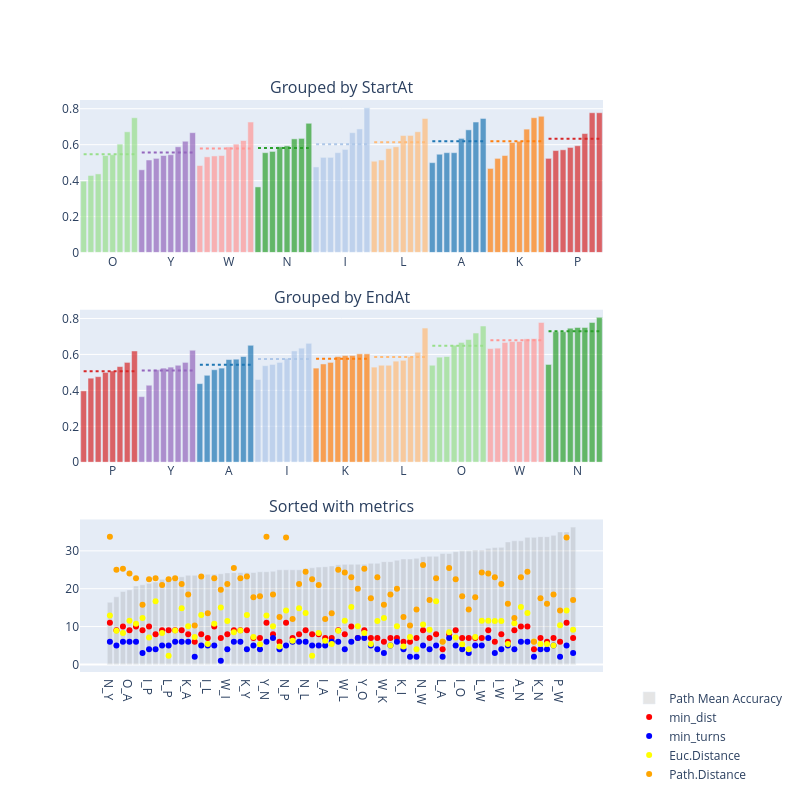

The notebook cell this image was saved under:
### Markdown cell above
## Do the plotting

### Code cell
# Assuming test_df is your initial DataFrame
new_df = test_df.groupby(["StartAt", "EndAt"])["accuracy"].mean().reset_index()
new_df["StartEnd"] = new_df["StartAt"] + "_" + new_df["EndAt"]

# Calculate min turns; first set turns very high for the wrong people
# Note: there's definitely a smarter way to do this in pandas
test_df["accuracy"] = test_df["accuracy"].astype(bool)
test_df["fake_turns"] = test_df["turns_count"]
test_df.loc[~test_df["accuracy"], "fake_turns"] = 999

test_df["min_turns"] = test_df.groupby("StartEnd")["fake_turns"].transform("min")

# Calculate min path dist; first set v high for the wrong people
# Note: there's definitely a smarter way to do this in pandas
test_df["fake_dist"] = test_df["trajs"].apply(len)
test_df.loc[~test_df["accuracy"], "fake_dist"] = 999

test_df["min_dist"] = test_df.groupby("StartEnd")["fake_dist"].transform("min")

print(new_df)
color_dict = {k: f'rgb({v[0]*255},{v[1]*255},{v[2]*255})' for k, v in zip(new_df["StartAt"].unique(), plt.get_cmap('tab20').colors)}

# # Create the layout for subplots
fig = make_subplots(rows=3, cols=1, vertical_spacing=0.1, subplot_titles=("Grouped by StartAt", "Grouped by EndAt", "Sorted with metrics"))

# Sorting by StartAt
avg_startat = new_df.groupby("StartAt")["accuracy"].mean().sort_values()
new_df["StartAt"] = pd.Categorical(new_df["StartAt"], categories=avg_startat.index, ordered=True)
new_df = new_df.sort_values(["StartAt", "accuracy"])
new_df["colors_start"] = new_df["StartAt"].apply(lambda x: color_dict[x])

# Add traces for StartAt groups
traces_start, tickvals_start, ticktext_start = create_trace(new_df, "colors_start", "StartAt", "StartAt")
for trace in traces_start:
    fig.add_trace(trace, row=1, col=1)
  
# Sorting by EndAt
avg_endat = new_df.groupby("EndAt")["accuracy"].mean().sort_values()
new_df["EndAt"] = pd.Categorical(new_df["EndAt"], categories=avg_endat.index, ordered=True)
new_df = new_df.sort_values(["EndAt", "accuracy"])
new_df["colors_end"] = new_df["EndAt"].apply(lambda x: color_dict[x])

# Add traces for EndAt groups
traces_end, tickvals_end, ticktext_end = create_trace(new_df, "colors_end", "EndAt", "EndAt")
for trace in traces_end:
    fig.add_trace(trace, row=2, col=1)

## Add third plot
# Assuming test_df is your initial DataFrame
metrics_to_plot = ["min_dist", "min_turns", "Euc.Distance", "Path.Distance"]
colors = ["red", "blue", "yellow", "orange"]

# Prepare data
path_accs = test_df[["StartEnd", "path_mean_acc"] + metrics_to_plot].drop_duplicates(subset=["StartEnd"], keep="first")
path_accs = path_accs.sort_values("path_mean_acc")

# Bar plot for path mean accuracy
bar_trace = go.Bar(
    x=path_accs["StartEnd"],
    y=path_accs["path_mean_acc"]*45,
    marker=dict(color="rgba(0, 0, 0, 0.1)"),
    name="Path Mean Accuracy",
    xaxis="x3",
    yaxis="y11",
    hovertemplate="StartEnd: %{x}<br>Path Mean Accuracy: %{customdata:.2f}<extra></extra>",
    customdata=path_accs["path_mean_acc"],

)
fig.add_trace(bar_trace, row=3, col=1)

# Scatter plots for metrics
for metric, color in zip(metrics_to_plot, colors):
    scatter_trace = go.Scatter(
        x=path_accs["StartEnd"],
        y=path_accs[metric],
        mode='markers',
        marker=dict(color=color),
        name=metric,
        xaxis="x3",
        yaxis="y12"
        # hovertemplate=f"StartEnd: <br>{metric}: %{y:.2f}<extra></extra>"#%{x}
    )
    fig.add_trace(scatter_trace, row=3, col=1)

# Update layout for color legends and custom ticks
fig.update_layout(
    height=800, width=800,
    showlegend=True,
    legend=dict(
        x=1.05,
        y=-10,
        traceorder='normal'
    ),
    xaxis=dict(
        tickvals=tickvals_start,
        ticktext=ticktext_start,
        tickmode='array'
    ),
    xaxis2=dict(
        tickvals=tickvals_end,
        ticktext=ticktext_end,
        tickmode='array',
    ),
    yaxis11=dict(title="Path Mean Accuracy", anchor="x3"),
    yaxis12=dict(title="Metrics", anchor="x3", overlaying='y7', side='right'),
)

fig.update_layout(hovermode="closest")

fig.show()
plot(fig, filename="figures/grouped_by_start_end.html")

### Figure 1 — Plotly figure (JSON) as saved in the notebook; plotly's stock layout.template omitted (floating-point values rounded to 4 significant figures)
{"data": [{"customdata": ["O_P", "O_Y", "O_A", "O_L", "O_I", "O_K", "O_W", "O_N"], "hovertemplate": "<br>%{customdata}, %{y:.2f}<extra></extra>", "marker": {"color": ["rgb(152.0,223.0,138.0)", "rgb(152.0,223.0,138.0)", "rgb(152.0,223.0,138.0)", "rgb(152.0,223.0,138.0)", "rgb(152.0,223.0,138.0)", "rgb(152.0,223.0,138.0)", "rgb(152.0,223.0,138.0)", "rgb(152.0,223.0,138.0)"]}, "opacity": 0.7, "showlegend": false, "type": "bar", "x": ["O_P", "O_Y", "O_A", "O_L", "O_I", "O_K", "O_W", "O_N"], "xaxis": "x", "y": [0.3971, 0.4286, 0.4375, 0.5397, 0.5441, 0.6032, 0.6716, 0.75], "yaxis": "y"}, {"hovertemplate": "<b>StartAt: O</b><br>Avg Accuracy: %{y:.2f}<extra></extra>", "line": {"color": "rgb(152.0,223.0,138.0)", "dash": "dot", "width": 2}, "mode": "lines", "name": "Avg StartAt: O, 0.5464683541326978", "showlegend": false, "type": "scatter", "x": ["O_P", "O_Y", "O_A", "O_L", "O_I", "O_K", "O_W", "O_N"], "xaxis": "x", "y": [0.5465, 0.5465, 0.5465, 0.5465, 0.5465, 0.5465, 0.5465, 0.5465], "yaxis": "y"}, {"customdata": ["Y_I", "Y_A", "Y_K", "Y_L", "Y_N", "Y_O", "Y_P", "Y_W"], "hovertemplate": "<br>%{customdata}, %{y:.2f}<extra></extra>", "marker": {"color": ["rgb(148.0,103.0,189.0)", "rgb(148.0,103.0,189.0)", "rgb(148.0,103.0,189.0)", "rgb(148.0,103.0,189.0)", "rgb(148.0,103.0,189.0)", "rgb(148.0,103.0,189.0)", "rgb(148.0,103.0,189.0)", "rgb(148.0,103.0,189.0)"]}, "opacity": 0.7, "showlegend": false, "type": "bar", "x": ["Y_I", "Y_A", "Y_K", "Y_L", "Y_N", "Y_O", "Y_P", "Y_W"], "xaxis": "x", "y": [0.4603, 0.5147, 0.5238, 0.5397, 0.5441, 0.5882, 0.619, 0.6667], "yaxis": "y"}, {"hovertemplate": "<b>StartAt: Y</b><br>Avg Accuracy: %{y:.2f}<extra></extra>", "line": {"color": "rgb(148.0,103.0,189.0)", "dash": "dot", "width": 2}, "mode": "lines", "name": "Avg StartAt: Y, 0.5570728291316527", "showlegend": false, "type": "scatter", "x": ["Y_I", "Y_A", "Y_K", "Y_L", "Y_N", "Y_O", "Y_P", "Y_W"], "xaxis": "x", "y": [0.5571, 0.5571, 0.5571, 0.5571, 0.5571, 0.5571, 0.5571, 0.5571], "yaxis": "y"}, {"customdata": ["W_A", "W_P", "W_I", "W_O", "W_L", "W_K", "W_Y", "W_N"], "hovertemplate": "<br>%{customdata}, %{y:.2f}<extra></extra>", "marker": {"color": ["rgb(255.0,152.0,150.0)", "rgb(255.0,152.0,150.0)", "rgb(255.0,152.0,150.0)", "rgb(255.0,152.0,150.0)", "rgb(255.0,152.0,150.0)", "rgb(255.0,152.0,150.0)", "rgb(255.0,152.0,150.0)", "rgb(255.0,152.0,150.0)"]}, "opacity": 0.7, "showlegend": false, "type": "bar", "x": ["W_A", "W_P", "W_I", "W_O", "W_L", "W_K", "W_Y", "W_N"], "xaxis": "x", "y": [0.4839, 0.5323, 0.5373, 0.5397, 0.5873, 0.6032, 0.6232, 0.7258], "yaxis": "y"}, {"hovertemplate": "<b>StartAt: W</b><br>Avg Accuracy: %{y:.2f}<extra></extra>", "line": {"color": "rgb(255.0,152.0,150.0)", "dash": "dot", "width": 2}, "mode": "lines", "name": "Avg StartAt: W, 0.5790745065828276", "showlegend": false, "type": "scatter", "x": ["W_A", "W_P", "W_I", "W_O", "W_L", "W_K", "W_Y", "W_N"], "xaxis": "x", "y": [0.5791, 0.5791, 0.5791, 0.5791, 0.5791, 0.5791, 0.5791, 0.5791], "yaxis": "y"}, {"customdata": ["N_Y", "N_P", "N_L", "N_A", "N_K", "N_W", "N_I", "N_O"], "hovertemplate": "<br>%{customdata}, %{y:.2f}<extra></extra>", "marker": {"color": ["rgb(44.0,160.0,44.0)", "rgb(44.0,160.0,44.0)", "rgb(44.0,160.0,44.0)", "rgb(44.0,160.0,44.0)", "rgb(44.0,160.0,44.0)", "rgb(44.0,160.0,44.0)", "rgb(44.0,160.0,44.0)", "rgb(44.0,160.0,44.0)"]}, "opacity": 0.7, "showlegend": false, "type": "bar", "x": ["N_Y", "N_P", "N_L", "N_A", "N_K", "N_W", "N_I", "N_O"], "xaxis": "x", "y": [0.3651, 0.5556, 0.5625, 0.5882, 0.5938, 0.6324, 0.6349, 0.7188], "yaxis": "y"}, {"hovertemplate": "<b>StartAt: N</b><br>Avg Accuracy: %{y:.2f}<extra></extra>", "line": {"color": "rgb(44.0,160.0,44.0)", "dash": "dot", "width": 2}, "mode": "lines", "name": "Avg StartAt: N, 0.5813929738562091", "showlegend": false, "type": "scatter", "x": ["N_Y", "N_P", "N_L", "N_A", "N_K", "N_W", "N_I", "N_O"], "xaxis": "x", "y": [0.5814, 0.5814, 0.5814, 0.5814, 0.5814, 0.5814, 0.5814, 0.5814], "yaxis": "y"}, {"customdata": ["I_P", "I_L", "I_Y", "I_K", "I_A", "I_O", "I_W", "I_N"], "hovertemplate": "<br>%{customdata}, %{y:.2f}<extra></extra>", "marker": {"color": ["rgb(174.0,199.0,232.0)", "rgb(174.0,199.0,232.0)", "rgb(174.0,199.0,232.0)", "rgb(174.0,199.0,232.0)", "rgb(174.0,199.0,232.0)", "rgb(174.0,199.0,232.0)", "rgb(174.0,199.0,232.0)", "rgb(174.0,199.0,232.0)"]}, "opacity": 0.7, "showlegend": false, "type": "bar", "x": ["I_P", "I_L", "I_Y", "I_K", "I_A", "I_O", "I_W", "I_N"], "xaxis": "x", "y": [0.4762, 0.5294, 0.5294, 0.5556, 0.5735, 0.6667, 0.6875, 0.8061], "yaxis": "y"}, {"hovertemplate": "<b>StartAt: I</b><br>Avg Accuracy: %{y:.2f}<extra></extra>", "line": {"color": "rgb(174.0,199.0,232.0)", "dash": "dot", "width": 2}, "mode": "lines", "name": "Avg StartAt: I, 0.6030485110710951", "showlegend": false, "type": "scatter", "x": ["I_P", "I_L", "I_Y", "I_K", "I_A", "I_O", "I_W", "I_N"], "xaxis": "x", "y": [0.603, 0.603, 0.603, 0.603, 0.603, 0.603, 0.603, 0.603], "yaxis": "y"}, {"customdata": ["L_P", "L_Y", "L_I", "L_K", "L_A", "L_O", "L_W", "L_N"], "hovertemplate": "<br>%{customdata}, %{y:.2f}<extra></extra>", "marker": {"color": ["rgb(255.0,187.0,120.0)", "rgb(255.0,187.0,120.0)", "rgb(255.0,187.0,120.0)", "rgb(255.0,187.0,120.0)", "rgb(255.0,187.0,120.0)", "rgb(255.0,187.0,120.0)", "rgb(255.0,187.0,120.0)", "rgb(255.0,187.0,120.0)"]}, "opacity": 0.7, "showlegend": false, "type": "bar", "x": ["L_P", "L_Y", "L_I", "L_K", "L_A", "L_O", "L_W", "L_N"], "xaxis": "x", "y": [0.5079, 0.5147, 0.5781, 0.5882, 0.6508, 0.6515, 0.6719, 0.746], "yaxis": "y"}, {"hovertemplate": "<b>StartAt: L</b><br>Avg Accuracy: %{y:.2f}<extra></extra>", "line": {"color": "rgb(255.0,187.0,120.0)", "dash": "dot", "width": 2}, "mode": "lines", "name": "Avg StartAt: L, 0.6136522790934555", "showlegend": false, "type": "scatter", "x": ["L_P", "L_Y", "L_I", "L_K", "L_A", "L_O", "L_W", "L_N"], "xaxis": "x", "y": [0.6137, 0.6137, 0.6137, 0.6137, 0.6137, 0.6137, 0.6137, 0.6137], "yaxis": "y"}, {"customdata": ["A_P", "A_K", "A_I", "A_Y", "A_W", "A_O", "A_N", "A_L"], "hovertemplate": "<br>%{customdata}, %{y:.2f}<extra></extra>", "marker": {"color": ["rgb(31.0,119.0,180.0)", "rgb(31.0,119.0,180.0)", "rgb(31.0,119.0,180.0)", "rgb(31.0,119.0,180.0)", "rgb(31.0,119.0,180.0)", "rgb(31.0,119.0,180.0)", "rgb(31.0,119.0,180.0)", "rgb(31.0,119.0,180.0)"]}, "opacity": 0.7, "showlegend": false, "type": "bar", "x": ["A_P", "A_K", "A_I", "A_Y", "A_W", "A_O", "A_N", "A_L"], "xaxis": "x", "y": [0.5, 0.5469, 0.5556, 0.5556, 0.6349, 0.6825, 0.7258, 0.7463], "yaxis": "y"}, {"hovertemplate": "<b>StartAt: A</b><br>Avg Accuracy: %{y:.2f}<extra></extra>", "line": {"color": "rgb(31.0,119.0,180.0)", "dash": "dot", "width": 2}, "mode": "lines", "name": "Avg StartAt: A, 0.6184401921125937", "showlegend": false, "type": "scatter", "x": ["A_P", "A_K", "A_I", "A_Y", "A_W", "A_O", "A_N", "A_L"], "xaxis": "x", "y": [0.6184, 0.6184, 0.6184, 0.6184, 0.6184, 0.6184, 0.6184, 0.6184], "yaxis": "y"}, {"customdata": ["K_P", "K_A", "K_Y", "K_L", "K_I", "K_W", "K_N", "K_O"], "hovertemplate": "<br>%{customdata}, %{y:.2f}<extra></extra>", "marker": {"color": ["rgb(255.0,127.0,14.0)", "rgb(255.0,127.0,14.0)", "rgb(255.0,127.0,14.0)", "rgb(255.0,127.0,14.0)", "rgb(255.0,127.0,14.0)", "rgb(255.0,127.0,14.0)", "rgb(255.0,127.0,14.0)", "rgb(255.0,127.0,14.0)"]}, "opacity": 0.7, "showlegend": false, "type": "bar", "x": ["K_P", "K_A", "K_Y", "K_L", "K_I", "K_W", "K_N", "K_O"], "xaxis": "x", "y": [0.4677, 0.5238, 0.5397, 0.6119, 0.619, 0.6866, 0.75, 0.7581], "yaxis": "y"}, {"hovertemplate": "<b>StartAt: K</b><br>Avg Accuracy: %{y:.2f}<extra></extra>", "line": {"color": "rgb(255.0,127.0,14.0)", "dash": "dot", "width": 2}, "mode": "lines", "name": "Avg StartAt: K, 0.6196066996048941", "showlegend": false, "type": "scatter", "x": ["K_P", "K_A", "K_Y", "K_L", "K_I", "K_W", "K_N", "K_O"], "xaxis": "x", "y": [0.6196, 0.6196, 0.6196, 0.6196, 0.6196, 0.6196, 0.6196, 0.6196], "yaxis": "y"}, {"customdata": ["P_Y", "P_L", "P_A", "P_O", "P_K", "P_I", "P_N", "P_W"], "hovertemplate": "<br>%{customdata}, %{y:.2f}<extra></extra>", "marker": {"color": ["rgb(214.0,39.0,40.0)", "rgb(214.0,39.0,40.0)", "rgb(214.0,39.0,40.0)", "rgb(214.0,39.0,40.0)", "rgb(214.0,39.0,40.0)", "rgb(214.0,39.0,40.0)", "rgb(214.0,39.0,40.0)", "rgb(214.0,39.0,40.0)"]}, "opacity": 0.7, "showlegend": false, "type": "bar", "x": ["P_Y", "P_L", "P_A", "P_O", "P_K", "P_I", "P_N", "P_W"], "xaxis": "x", "y": [0.5238, 0.5672, 0.5714, 0.5846, 0.5942, 0.6618, 0.7778, 0.7778], "yaxis": "y"}, {"hovertemplate": "<b>StartAt: P</b><br>Avg Accuracy: %{y:.2f}<extra></extra>", "line": {"color": "rgb(214.0,39.0,40.0)", "dash": "dot", "width": 2}, "mode": "lines", "name": "Avg StartAt: P, 0.6323176023683238", "showlegend": false, "type": "scatter", "x": ["P_Y", "P_L", "P_A", "P_O", "P_K", "P_I", "P_N", "P_W"], "xaxis": "x", "y": [0.6323, 0.6323, 0.6323, 0.6323, 0.6323, 0.6323, 0.6323, 0.6323], "yaxis": "y"}, {"customdata": ["O_P", "K_P", "I_P", "A_P", "L_P", "W_P", "N_P", "Y_P"], "hovertemplate": "<br>%{customdata}, %{y:.2f}<extra></extra>", "marker": {"color": ["rgb(214.0,39.0,40.0)", "rgb(214.0,39.0,40.0)", "rgb(214.0,39.0,40.0)", "rgb(214.0,39.0,40.0)", "rgb(214.0,39.0,40.0)", "rgb(214.0,39.0,40.0)", "rgb(214.0,39.0,40.0)", "rgb(214.0,39.0,40.0)"]}, "opacity": 0.7, "showlegend": false, "type": "bar", "x": ["O_P", "K_P", "I_P", "A_P", "L_P", "W_P", "N_P", "Y_P"], "xaxis": "x2", "y": [0.3971, 0.4677, 0.4762, 0.5, 0.5079, 0.5323, 0.5556, 0.619], "yaxis": "y2"}, {"hovertemplate": "<b>EndAt: P</b><br>Avg Accuracy: %{y:.2f}<extra></extra>", "line": {"color": "rgb(214.0,39.0,40.0)", "dash": "dot", "width": 2}, "mode": "lines", "name": "Avg EndAt: P, 0.5069736227824464", "showlegend": false, "type": "scatter", "x": ["O_P", "K_P", "I_P", "A_P", "L_P", "W_P", "N_P", "Y_P"], "xaxis": "x2", "y": [0.507, 0.507, 0.507, 0.507, 0.507, 0.507, 0.507, 0.507], "yaxis": "y2"}, {"customdata": ["N_Y", "O_Y", "L_Y", "P_Y", "I_Y", "K_Y", "A_Y", "W_Y"], "hovertemplate": "<br>%{customdata}, %{y:.2f}<extra></extra>", "marker": {"color": ["rgb(148.0,103.0,189.0)", "rgb(148.0,103.0,189.0)", "rgb(148.0,103.0,189.0)", "rgb(148.0,103.0,189.0)", "rgb(148.0,103.0,189.0)", "rgb(148.0,103.0,189.0)", "rgb(148.0,103.0,189.0)", "rgb(148.0,103.0,189.0)"]}, "opacity": 0.7, "showlegend": false, "type": "bar", "x": ["N_Y", "O_Y", "L_Y", "P_Y", "I_Y", "K_Y", "A_Y", "W_Y"], "xaxis": "x2", "y": [0.3651, 0.4286, 0.5147, 0.5238, 0.5294, 0.5397, 0.5556, 0.6232], "yaxis": "y2"}, {"hovertemplate": "<b>EndAt: Y</b><br>Avg Accuracy: %{y:.2f}<extra></extra>", "line": {"color": "rgb(148.0,103.0,189.0)", "dash": "dot", "width": 2}, "mode": "lines", "name": "Avg EndAt: Y, 0.5100005581942921", "showlegend": false, "type": "scatter", "x": ["N_Y", "O_Y", "L_Y", "P_Y", "I_Y", "K_Y", "A_Y", "W_Y"], "xaxis": "x2", "y": [0.51, 0.51, 0.51, 0.51, 0.51, 0.51, 0.51, 0.51], "yaxis": "y2"}, {"customdata": ["O_A", "W_A", "Y_A", "K_A", "P_A", "I_A", "N_A", "L_A"], "hovertemplate": "<br>%{customdata}, %{y:.2f}<extra></extra>", "marker": {"color": ["rgb(31.0,119.0,180.0)", "rgb(31.0,119.0,180.0)", "rgb(31.0,119.0,180.0)", "rgb(31.0,119.0,180.0)", "rgb(31.0,119.0,180.0)", "rgb(31.0,119.0,180.0)", "rgb(31.0,119.0,180.0)", "rgb(31.0,119.0,180.0)"]}, "opacity": 0.7, "showlegend": false, "type": "bar", "x": ["O_A", "W_A", "Y_A", "K_A", "P_A", "I_A", "N_A", "L_A"], "xaxis": "x2", "y": [0.4375, 0.4839, 0.5147, 0.5238, 0.5714, 0.5735, 0.5882, 0.6508], "yaxis": "y2"}, {"hovertemplate": "<b>EndAt: A</b><br>Avg Accuracy: %{y:.2f}<extra></extra>", "line": {"color": "rgb(31.0,119.0,180.0)", "dash": "dot", "width": 2}, "mode": "lines", "name": "Avg EndAt: A, 0.5429841627511219", "showlegend": false, "type": "scatter", "x": ["O_A", "W_A", "Y_A", "K_A", "P_A", "I_A", "N_A", "L_A"], "xaxis": "x2", "y": [0.543, 0.543, 0.543, 0.543, 0.543, 0.543, 0.543, 0.543], "yaxis": "y2"}, {"customdata": ["Y_I", "W_I", "O_I", "A_I", "L_I", "K_I", "N_I", "P_I"], "hovertemplate": "<br>%{customdata}, %{y:.2f}<extra></extra>", "marker": {"color": ["rgb(174.0,199.0,232.0)", "rgb(174.0,199.0,232.0)", "rgb(174.0,199.0,232.0)", "rgb(174.0,199.0,232.0)", "rgb(174.0,199.0,232.0)", "rgb(174.0,199.0,232.0)", "rgb(174.0,199.0,232.0)", "rgb(174.0,199.0,232.0)"]}, "opacity": 0.7, "showlegend": false, "type": "bar", "x": ["Y_I", "W_I", "O_I", "A_I", "L_I", "K_I", "N_I", "P_I"], "xaxis": "x2", "y": [0.4603, 0.5373, 0.5441, 0.5556, 0.5781, 0.619, 0.6349, 0.6618], "yaxis": "y2"}, {"hovertemplate": "<b>EndAt: I</b><br>Avg Accuracy: %{y:.2f}<extra></extra>", "line": {"color": "rgb(174.0,199.0,232.0)", "dash": "dot", "width": 2}, "mode": "lines", "name": "Avg EndAt: I, 0.5738952569522834", "showlegend": false, "type": "scatter", "x": ["Y_I", "W_I", "O_I", "A_I", "L_I", "K_I", "N_I", "P_I"], "xaxis": "x2", "y": [0.5739, 0.5739, 0.5739, 0.5739, 0.5739, 0.5739, 0.5739, 0.5739], "yaxis": "y2"}, {"customdata": ["Y_K", "A_K", "I_K", "L_K", "N_K", "P_K", "O_K", "W_K"], "hovertemplate": "<br>%{customdata}, %{y:.2f}<extra></extra>", "marker": {"color": ["rgb(255.0,127.0,14.0)", "rgb(255.0,127.0,14.0)", "rgb(255.0,127.0,14.0)", "rgb(255.0,127.0,14.0)", "rgb(255.0,127.0,14.0)", "rgb(255.0,127.0,14.0)", "rgb(255.0,127.0,14.0)", "rgb(255.0,127.0,14.0)"]}, "opacity": 0.7, "showlegend": false, "type": "bar", "x": ["Y_K", "A_K", "I_K", "L_K", "N_K", "P_K", "O_K", "W_K"], "xaxis": "x2", "y": [0.5238, 0.5469, 0.5556, 0.5882, 0.5938, 0.5942, 0.6032, 0.6032], "yaxis": "y2"}, {"hovertemplate": "<b>EndAt: K</b><br>Avg Accuracy: %{y:.2f}<extra></extra>", "line": {"color": "rgb(255.0,127.0,14.0)", "dash": "dot", "width": 2}, "mode": "lines", "name": "Avg EndAt: K, 0.5760971847978322", "showlegend": false, "type": "scatter", "x": ["Y_K", "A_K", "I_K", "L_K", "N_K", "P_K", "O_K", "W_K"], "xaxis": "x2", "y": [0.5761, 0.5761, 0.5761, 0.5761, 0.5761, 0.5761, 0.5761, 0.5761], "yaxis": "y2"}, {"customdata": ["I_L", "O_L", "Y_L", "N_L", "P_L", "W_L", "K_L", "A_L"], "hovertemplate": "<br>%{customdata}, %{y:.2f}<extra></extra>", "marker": {"color": ["rgb(255.0,187.0,120.0)", "rgb(255.0,187.0,120.0)", "rgb(255.0,187.0,120.0)", "rgb(255.0,187.0,120.0)", "rgb(255.0,187.0,120.0)", "rgb(255.0,187.0,120.0)", "rgb(255.0,187.0,120.0)", "rgb(255.0,187.0,120.0)"]}, "opacity": 0.7, "showlegend": false, "type": "bar", "x": ["I_L", "O_L", "Y_L", "N_L", "P_L", "W_L", "K_L", "A_L"], "xaxis": "x2", "y": [0.5294, 0.5397, 0.5397, 0.5625, 0.5672, 0.5873, 0.6119, 0.7463], "yaxis": "y2"}, {"hovertemplate": "<b>EndAt: L</b><br>Avg Accuracy: %{y:.2f}<extra></extra>", "line": {"color": "rgb(255.0,187.0,120.0)", "dash": "dot", "width": 2}, "mode": "lines", "name": "Avg EndAt: L, 0.5854939457126134", "showlegend": false, "type": "scatter", "x": ["I_L", "O_L", "Y_L", "N_L", "P_L", "W_L", "K_L", "A_L"], "xaxis": "x2", "y": [0.5855, 0.5855, 0.5855, 0.5855, 0.5855, 0.5855, 0.5855, 0.5855], "yaxis": "y2"}, {"customdata": ["W_O", "P_O", "Y_O", "L_O", "I_O", "A_O", "N_O", "K_O"], "hovertemplate": "<br>%{customdata}, %{y:.2f}<extra></extra>", "marker": {"color": ["rgb(152.0,223.0,138.0)", "rgb(152.0,223.0,138.0)", "rgb(152.0,223.0,138.0)", "rgb(152.0,223.0,138.0)", "rgb(152.0,223.0,138.0)", "rgb(152.0,223.0,138.0)", "rgb(152.0,223.0,138.0)", "rgb(152.0,223.0,138.0)"]}, "opacity": 0.7, "showlegend": false, "type": "bar", "x": ["W_O", "P_O", "Y_O", "L_O", "I_O", "A_O", "N_O", "K_O"], "xaxis": "x2", "y": [0.5397, 0.5846, 0.5882, 0.6515, 0.6667, 0.6825, 0.7188, 0.7581], "yaxis": "y2"}, {"hovertemplate": "<b>EndAt: O</b><br>Avg Accuracy: %{y:.2f}<extra></extra>", "line": {"color": "rgb(152.0,223.0,138.0)", "dash": "dot", "width": 2}, "mode": "lines", "name": "Avg EndAt: O, 0.6487586544082631", "showlegend": false, "type": "scatter", "x": ["W_O", "P_O", "Y_O", "L_O", "I_O", "A_O", "N_O", "K_O"], "xaxis": "x2", "y": [0.6488, 0.6488, 0.6488, 0.6488, 0.6488, 0.6488, 0.6488, 0.6488], "yaxis": "y2"}, {"customdata": ["N_W", "A_W", "Y_W", "O_W", "L_W", "K_W", "I_W", "P_W"], "hovertemplate": "<br>%{customdata}, %{y:.2f}<extra></extra>", "marker": {"color": ["rgb(255.0,152.0,150.0)", "rgb(255.0,152.0,150.0)", "rgb(255.0,152.0,150.0)", "rgb(255.0,152.0,150.0)", "rgb(255.0,152.0,150.0)", "rgb(255.0,152.0,150.0)", "rgb(255.0,152.0,150.0)", "rgb(255.0,152.0,150.0)"]}, "opacity": 0.7, "showlegend": false, "type": "bar", "x": ["N_W", "A_W", "Y_W", "O_W", "L_W", "K_W", "I_W", "P_W"], "xaxis": "x2", "y": [0.6324, 0.6349, 0.6667, 0.6716, 0.6719, 0.6866, 0.6875, 0.7778], "yaxis": "y2"}, {"hovertemplate": "<b>EndAt: W</b><br>Avg Accuracy: %{y:.2f}<extra></extra>", "line": {"color": "rgb(255.0,152.0,150.0)", "dash": "dot", "width": 2}, "mode": "lines", "name": "Avg EndAt: W, 0.6786627469706787", "showlegend": false, "type": "scatter", "x": ["N_W", "A_W", "Y_W", "O_W", "L_W", "K_W", "I_W", "P_W"], "xaxis": "x2", "y": [0.6787, 0.6787, 0.6787, 0.6787, 0.6787, 0.6787, 0.6787, 0.6787], "yaxis": "y2"}, {"customdata": ["Y_N", "W_N", "A_N", "L_N", "O_N", "K_N", "P_N", "I_N"], "hovertemplate": "<br>%{customdata}, %{y:.2f}<extra></extra>", "marker": {"color": ["rgb(44.0,160.0,44.0)", "rgb(44.0,160.0,44.0)", "rgb(44.0,160.0,44.0)", "rgb(44.0,160.0,44.0)", "rgb(44.0,160.0,44.0)", "rgb(44.0,160.0,44.0)", "rgb(44.0,160.0,44.0)", "rgb(44.0,160.0,44.0)"]}, "opacity": 0.7, "showlegend": false, "type": "bar", "x": ["Y_N", "W_N", "A_N", "L_N", "O_N", "K_N", "P_N", "I_N"], "xaxis": "x2", "y": [0.5441, 0.7258, 0.7258, 0.746, 0.75, 0.75, 0.7778, 0.8061], "yaxis": "y2"}, {"hovertemplate": "<b>EndAt: N</b><br>Avg Accuracy: %{y:.2f}<extra></extra>", "line": {"color": "rgb(44.0,160.0,44.0)", "dash": "dot", "width": 2}, "mode": "lines", "name": "Avg EndAt: N, 0.7282078153842182", "showlegend": false, "type": "scatter", "x": ["Y_N", "W_N", "A_N", "L_N", "O_N", "K_N", "P_N", "I_N"], "xaxis": "x2", "y": [0.7282, 0.7282, 0.7282, 0.7282, 0.7282, 0.7282, 0.7282, 0.7282], "yaxis": "y2"}, {"customdata": [0.3651, 0.3971, 0.4286, 0.4375, 0.4603, 0.4677, 0.4762, 0.4839, 0.5, 0.5079, 0.5147, 0.5147, 0.5238, 0.5238, 0.5238, 0.5294, 0.5294, 0.5323, 0.5373, 0.5397, 0.5397, 0.5397, 0.5397, 0.5441, 0.5441, 0.5469, 0.5556, 0.5556, 0.5556, 0.5556, 0.5625, 0.5672, 0.5714, 0.5735, 0.5781, 0.5846, 0.5873, 0.5882, 0.5882, 0.5882, 0.5938, 0.5942, 0.6032, 0.6032, 0.6119, 0.619, 0.619, 0.6232, 0.6324, 0.6349, 0.6349, 0.6508, 0.6515, 0.6618, 0.6667, 0.6667, 0.6716, 0.6719, 0.6825, 0.6866, 0.6875, 0.7188, 0.7258, 0.7258, 0.746, 0.7463, 0.75, 0.75, 0.7581, 0.7778, 0.7778, 0.8061], "hovertemplate": "StartEnd: %{x}<br>Path Mean Accuracy: %{customdata:.2f}<extra></extra>", "marker": {"color": "rgba(0, 0, 0, 0.1)"}, "name": "Path Mean Accuracy", "type": "bar", "x": ["N_Y", "O_P", "O_Y", "O_A", "Y_I", "K_P", "I_P", "W_A", "A_P", "L_P", "L_Y", "Y_A", "K_A", "P_Y", "Y_K", "I_L", "I_Y", "W_P", "W_I", "O_L", "Y_L", "K_Y", "W_O", "O_I", "Y_N", "A_K", "I_K", "N_P", "A_I", "A_Y", "N_L", "P_L", "P_A", "I_A", "L_I", "P_O", "W_L", "N_A", "L_K", "Y_O", "N_K", "P_K", "W_K", "O_K", "K_L", "K_I", "Y_P", "W_Y", "N_W", "N_I", "A_W", "L_A", "L_O", "P_I", "I_O", "Y_W", "O_W", "L_W", "A_O", "K_W", "I_W", "N_O", "W_N", "A_N", "L_N", "A_L", "K_N", "O_N", "K_O", "P_W", "P_N", "I_N"], "xaxis": "x3", "y": [16.43, 17.87, 19.29, 19.69, 20.71, 21.05, 21.43, 21.77, 22.5, 22.86, 23.16, 23.16, 23.57, 23.57, 23.57, 23.82, 23.82, 23.95, 24.18, 24.29, 24.29, 24.29, 24.29, 24.49, 24.49, 24.61, 25, 25, 25, 25, 25.31, 25.52, 25.71, 25.81, 26.02, 26.31, 26.43, 26.47, 26.47, 26.47, 26.72, 26.74, 27.14, 27.14, 27.54, 27.86, 27.86, 28.04, 28.46, 28.57, 28.57, 29.29, 29.32, 29.78, 30, 30, 30.22, 30.23, 30.71, 30.9, 30.94, 32.34, 32.66, 32.66, 33.57, 33.58, 33.75, 33.75, 34.11, 35, 35, 36.28], "yaxis": "y3"}, {"marker": {"color": "red"}, "mode": "markers", "name": "min_dist", "type": "scatter", "x": ["N_Y", "O_P", "O_Y", "O_A", "Y_I", "K_P", "I_P", "W_A", "A_P", "L_P", "L_Y", "Y_A", "K_A", "P_Y", "Y_K", "I_L", "I_Y", "W_P", "W_I", "O_L", "Y_L", "K_Y", "W_O", "O_I", "Y_N", "A_K", "I_K", "N_P", "A_I", "A_Y", "N_L", "P_L", "P_A", "I_A", "L_I", "P_O", "W_L", "N_A", "L_K", "Y_O", "N_K", "P_K", "W_K", "O_K", "K_L", "K_I", "Y_P", "W_Y", "N_W", "N_I", "A_W", "L_A", "L_O", "P_I", "I_O", "Y_W", "O_W", "L_W", "A_O", "K_W", "I_W", "N_O", "W_N", "A_N", "L_N", "A_L", "K_N", "O_N", "K_O", "P_W", "P_N", "I_N"], "xaxis": "x3", "y": [11, 9, 10, 9, 10, 9, 10, 8, 9, 9, 9, 9, 8, 6, 8, 7, 10, 7, 8, 9, 9, 9, 7, 7, 11, 8, 6, 11, 7, 8, 9, 8, 8, 7, 7, 9, 8, 10, 7, 9, 7, 7, 6, 7, 7, 6, 6, 7, 9, 7, 8, 4, 8, 9, 7, 7, 7, 7, 9, 6, 8, 6, 9, 10, 10, 4, 7, 6, 7, 6, 11, 7], "yaxis": "y3"}, {"marker": {"color": "blue"}, "mode": "markers", "name": "min_turns", "type": "scatter", "x": ["N_Y", "O_P", "O_Y", "O_A", "Y_I", "K_P", "I_P", "W_A", "A_P", "L_P", "L_Y", "Y_A", "K_A", "P_Y", "Y_K", "I_L", "I_Y", "W_P", "W_I", "O_L", "Y_L", "K_Y", "W_O", "O_I", "Y_N", "A_K", "I_K", "N_P", "A_I", "A_Y", "N_L", "P_L", "P_A", "I_A", "L_I", "P_O", "W_L", "N_A", "L_K", "Y_O", "N_K", "P_K", "W_K", "O_K", "K_L", "K_I", "Y_P", "W_Y", "N_W", "N_I", "A_W", "L_A", "L_O", "P_I", "I_O", "Y_W", "O_W", "L_W", "A_O", "K_W", "I_W", "N_O", "W_N", "A_N", "L_N", "A_L", "K_N", "O_N", "K_O", "P_W", "P_N", "I_N"], "xaxis": "x3", "y": [6, 5, 6, 6, 6, 3, 4, 4, 5, 5, 6, 6, 6, 2, 5, 5, 5, 1, 4, 6, 6, 4, 5, 4, 6, 7, 4, 5, 6, 6, 6, 5, 5, 5, 6, 6, 4, 6, 7, 7, 5, 4, 3, 5, 6, 4, 2, 2, 5, 4, 5, 2, 7, 5, 4, 3, 5, 5, 7, 3, 4, 5, 4, 6, 6, 2, 4, 4, 5, 2, 5, 3], "yaxis": "y3"}, {"marker": {"color": "yellow"}, "mode": "markers", "name": "Euc.Distance", "type": "scatter", "x": ["N_Y", "O_P", "O_Y", "O_A", "Y_I", "K_P", "I_P", "W_A", "A_P", "L_P", "L_Y", "Y_A", "K_A", "P_Y", "Y_K", "I_L", "I_Y", "W_P", "W_I", "O_L", "Y_L", "K_Y", "W_O", "O_I", "Y_N", "A_K", "I_K", "N_P", "A_I", "A_Y", "N_L", "P_L", "P_A", "I_A", "L_I", "P_O", "W_L", "N_A", "L_K", "Y_O", "N_K", "P_K", "W_K", "O_K", "K_L", "K_I", "Y_P", "W_Y", "N_W", "N_I", "A_W", "L_A", "L_O", "P_I", "I_O", "Y_W", "O_W", "L_W", "A_O", "K_W", "I_W", "N_O", "W_N", "A_N", "L_N", "A_L", "K_N", "O_N", "K_O", "P_W", "P_N", "I_N"], "xaxis": "x3", "y": [12.91, 8.923, 8.28, 11.51, 10.75, 12.26, 7.08, 16.71, 8.284, 2.264, 8.962, 14.81, 10.11, 7.267, 13.05, 5.408, 10.75, 15.0, 11.47, 8.515, 8.962, 13.05, 7.25, 5.315, 12.91, 10.11, 4.743, 14.25, 6.265, 14.81, 13.58, 2.264, 8.284, 6.265, 5.408, 8.923, 11.5, 15.18, 10.06, 8.28, 5.408, 11.45, 12.26, 5.025, 10.06, 4.743, 7.267, 4, 10.51, 9.124, 16.71, 6.083, 8.515, 7.08, 5.315, 4, 7.25, 11.5, 11.51, 11.45, 11.47, 5.385, 10.85, 15.18, 13.58, 6.083, 5.408, 5.385, 5.025, 10.34, 14.25, 9.124], "yaxis": "y3"}, {"marker": {"color": "orange"}, "mode": "markers", "name": "Path.Distance", "type": "scatter", "x": ["N_Y", "O_P", "O_Y", "O_A", "Y_I", "K_P", "I_P", "W_A", "A_P", "L_P", "L_Y", "Y_A", "K_A", "P_Y", "Y_K", "I_L", "I_Y", "W_P", "W_I", "O_L", "Y_L", "K_Y", "W_O", "O_I", "Y_N", "A_K", "I_K", "N_P", "A_I", "A_Y", "N_L", "P_L", "P_A", "I_A", "L_I", "P_O", "W_L", "N_A", "L_K", "Y_O", "N_K", "P_K", "W_K", "O_K", "K_L", "K_I", "Y_P", "W_Y", "N_W", "N_I", "A_W", "L_A", "L_O", "P_I", "I_O", "Y_W", "O_W", "L_W", "A_O", "K_W", "I_W", "N_O", "W_N", "A_N", "L_N", "A_L", "K_N", "O_N", "K_O", "P_W", "P_N", "I_N"], "xaxis": "x3", "y": [33.75, 25, 25.25, 24, 22.75, 15.75, 22.5, 22.75, 21, 22.5, 22.75, 21.25, 18.5, 10.25, 23.25, 13.5, 22.75, 19.75, 21.25, 25.5, 22.75, 23.25, 17.75, 18, 33.75, 18.5, 12.5, 33.5, 12, 21.25, 24.5, 22.5, 21, 12, 13.5, 25, 24.25, 23, 20, 25.25, 17.5, 23, 15.75, 18.5, 20, 12.5, 10.25, 14.5, 26.25, 17, 22.75, 6, 25.5, 22.5, 18, 14.5, 17.75, 24.25, 24, 23, 21.25, 16, 12.25, 23, 24.5, 6, 17.5, 16, 18.5, 14.25, 33.5, 17], "yaxis": "y3"}], "layout": {"annotations": [{"font": {"size": 16}, "showarrow": false, "text": "Grouped by StartAt", "x": 0.5, "xanchor": "center", "xref": "paper", "y": 1, "yanchor": "bottom", "yref": "paper"}, {"font": {"size": 16}, "showarrow": false, "text": "Grouped by EndAt", "x": 0.5, "xanchor": "center", "xref": "paper", "y": 0.6333, "yanchor": "bottom", "yref": "paper"}, {"font": {"size": 16}, "showarrow": false, "text": "Sorted with metrics", "x": 0.5, "xanchor": "center", "xref": "paper", "y": 0.2667, "yanchor": "bottom", "yref": "paper"}], "height": 800, "hovermode": "closest", "legend": {"traceorder": "normal", "x": 1.05, "y": -10}, "showlegend": true, "width": 800, "xaxis": {"anchor": "y", "domain": [0, 1], "tickmode": "array", "ticktext": ["O", "Y", "W", "N", "I", "L", "A", "K", "P"], "tickvals": ["O_I", "Y_N", "W_L", "N_K", "I_A", "L_A", "A_W", "K_I", "P_K"]}, "xaxis2": {"anchor": "y2", "domain": [0, 1], "tickmode": "array", "ticktext": ["P", "Y", "A", "I", "K", "L", "O", "W", "N"], "tickvals": ["L_P", "I_Y", "P_A", "L_I", "N_K", "P_L", "I_O", "L_W", "O_N"]}, "xaxis3": {"anchor": "y3", "domain": [0, 1]}, "yaxis": {"anchor": "x", "domain": [0.7333, 1]}, "yaxis11": {"anchor": "x3", "title": {"text": "Path Mean Accuracy"}}, "yaxis12": {"anchor": "x3", "overlaying": "y7", "side": "right", "title": {"text": "Metrics"}}, "yaxis2": {"anchor": "x2", "domain": [0.3667, 0.6333]}, "yaxis3": {"anchor": "x3", "domain": [0, 0.2667]}}}
